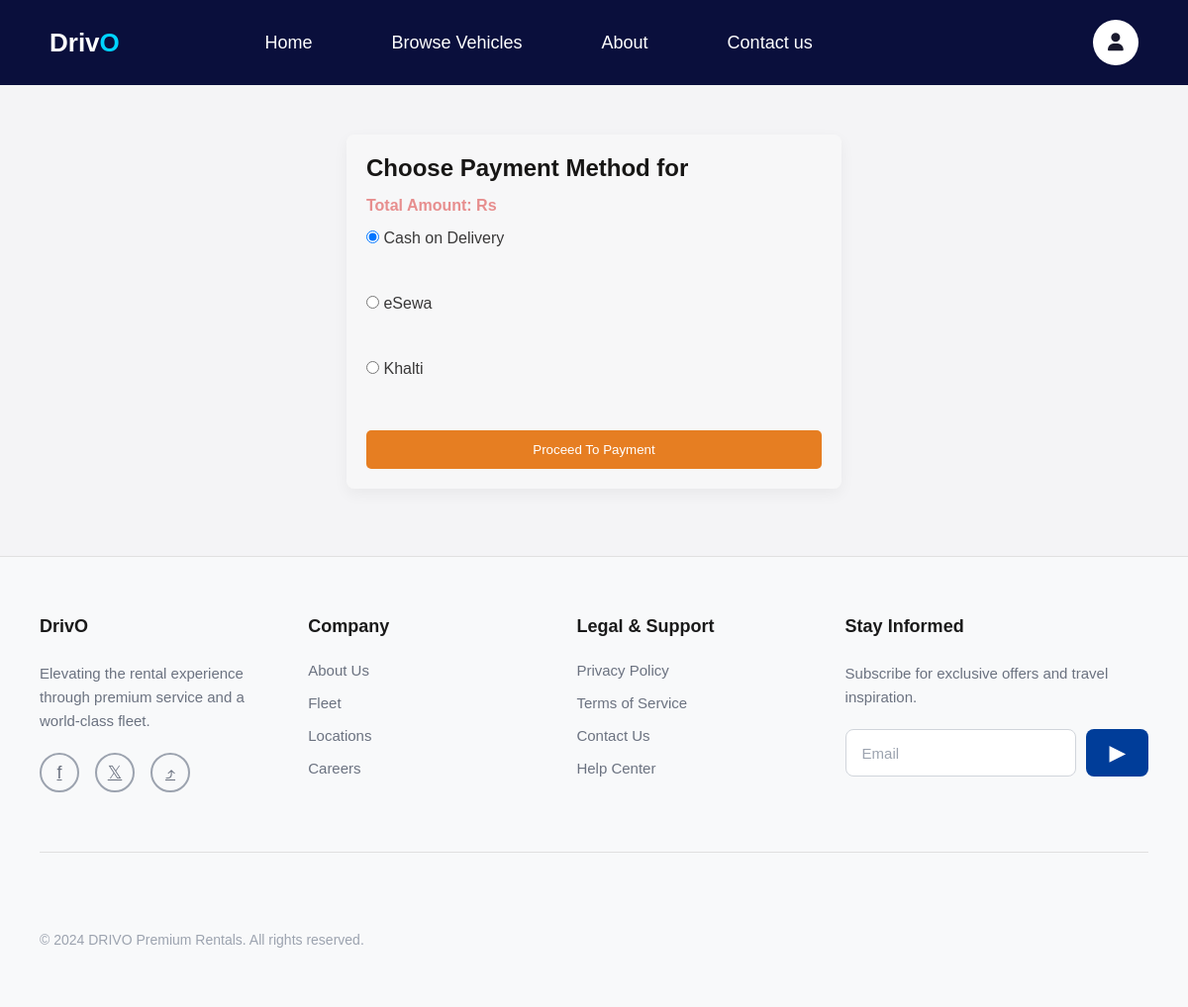
Page /payment/36/ (signed in) on the earlier database version.
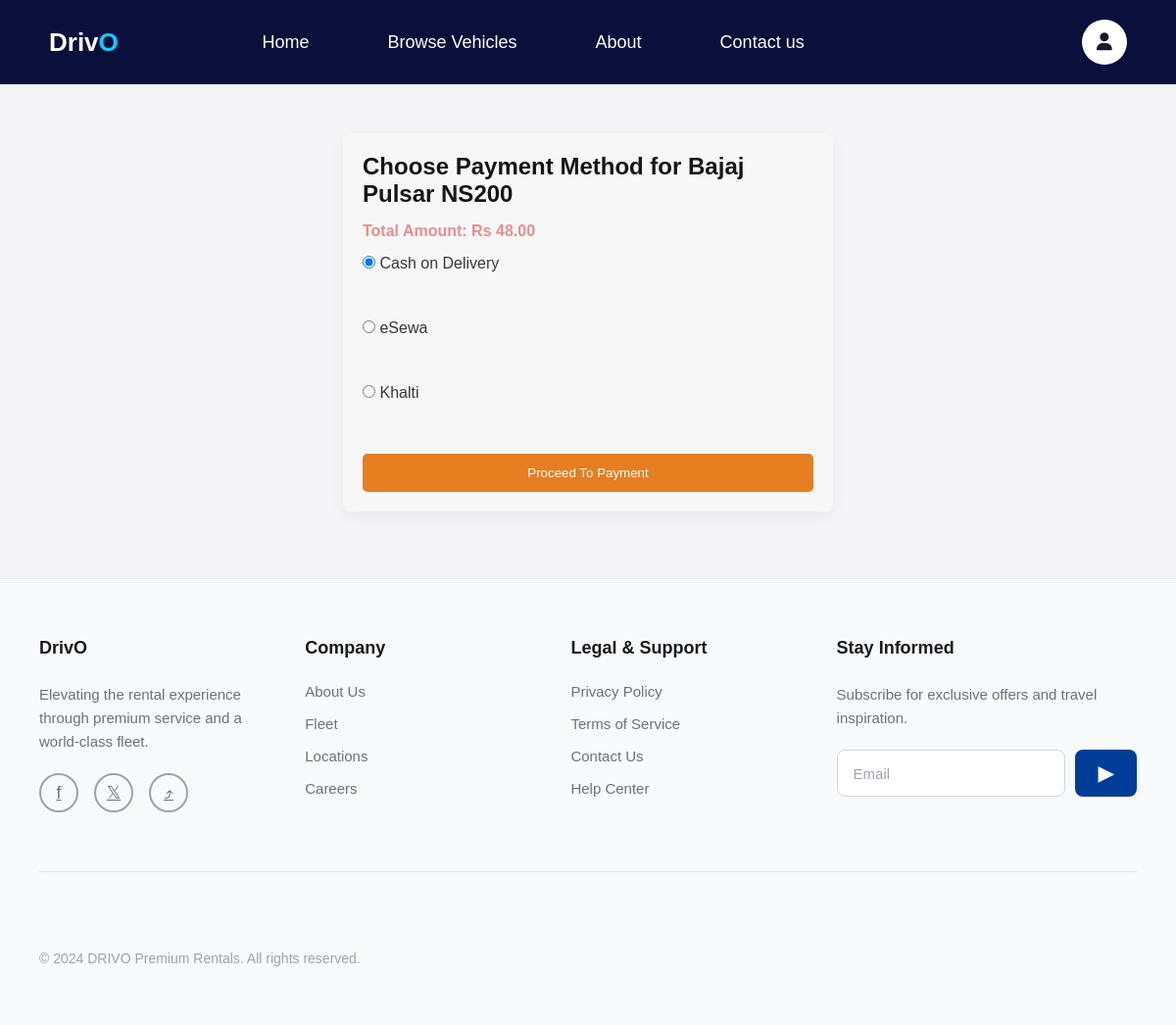
Same page on the later database version.
### rentingsystem/models.py (models this page shows, shortened)
class Booking(models.Model):
    STATUS_CHOICES = (
        ('pending', 'Pending'),
        ('confirmed', 'Confirmed'),
        ('cancelled', 'Cancelled'),
    )
    user = models.ForeignKey(User, on_delete=models.CASCADE, related_name='bookings')
    vehicle = models.ForeignKey(Vehicle, on_delete=models.CASCADE, related_name='bookings')
    start_date = models.DateField()
    end_date = models.DateField()
    start_time = models.TimeField(null=True, blank=True)
    end_time = models.TimeField(null=True, blank=True)
    total_days = models.PositiveIntegerField(default=1)
    total_cost = models.DecimalField(max_digits=10, decimal_places=2, default=0)
    status = models.CharField(max_length=10, choices=STATUS_CHOICES, default='pending')
    created_at = models.DateTimeField(auto_now_add=True)
    class Meta:
        ordering = ['-created_at']

class Vehicle(models.Model):
    category = models.ForeignKey(Category, on_delete=models.CASCADE, related_name='vehicles')
    name = models.CharField(max_length=100)
    price_per_day = models.DecimalField(max_digits=10, decimal_places=2)
    image = models.ImageField(upload_to='vehicle')
    is_available=models.BooleanField(default=True)
    description=models.TextField(blank=True)
    created_at=models.DateTimeField(auto_now_add=True)

### rentingsystem/views.py (the view, shortened to what this page needs)
# urls.py: path('payment/<int:booking_id>/', views.payment_method, name='process-payment'),
@login_required
def payment_method(request, booking_id):
    booking = Booking.objects.filter(id=booking_id, user=request.user).first()
    return render(request, 'rentingsystem/payment_method.html', {'booking': booking})

### rentingsystem/templates/rentingsystem/payment_method.html (shortened to what this page needs)
{% extends 'base.html' %}
{% block main_content %}
<div class="payment-container">
    <h2>Choose Payment Method for {{ booking.vehicle.name }}</h2>
    <p>Total Amount: Rs {{ booking.total_cost }}</p>
    <form method="POST">
        <label>
            <input type="radio" name="method" value="COD" checked> Cash on Delivery
        </label><br>
        <label>
            <input type="radio" name="method" value="esewa"> eSewa
        </label><br>
        <label>
            <input type="radio" name="method" value="khalti"> Khalti
        </label><br>
        <button type="submit" class="pay-btn">Proceed To Payment</button>
    </form>
</div>
{% endblock %}

Differences in the rows shown:
added Booking: vehicle.name "Bajaj Pulsar NS200", total_cost "48.00"
